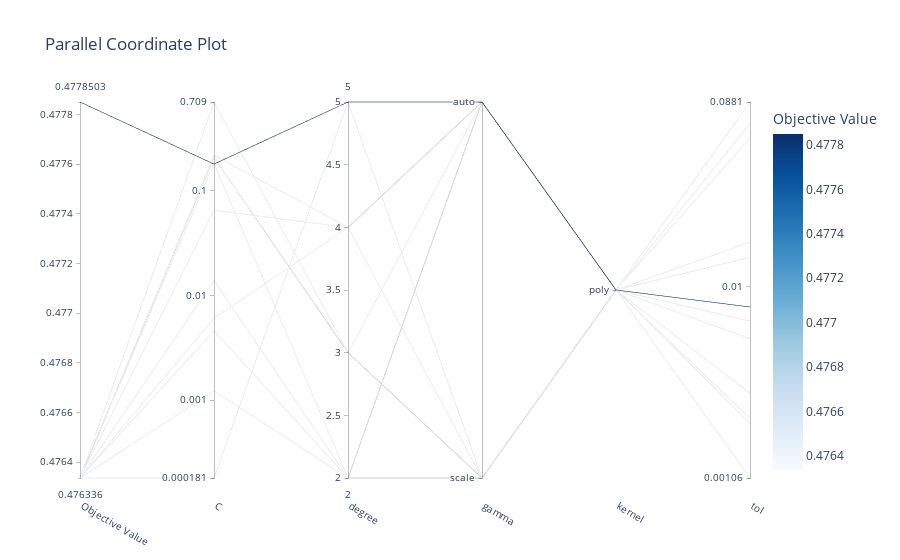

Notebook code cell kept with this figure:
### Code cell
optuna.visualization.plot_parallel_coordinate(study)

### Figure 1 — Plotly figure (JSON) as saved in the notebook; plotly's stock layout.template omitted (floating-point values rounded to 4 significant figures)
{"data": [{"dimensions": [{"label": "Objective Value", "range": [0.4763, 0.4779], "values": [0.4763, 0.4763, 0.4763, 0.4763, 0.4763, 0.4763, 0.4763, 0.4763, 0.4763, 0.4779, 0.4763, 0.4763]}, {"label": "C", "range": [-3.743, -0.1495], "ticktext": ["0.000181", "0.001", "0.01", "0.1", "0.709"], "tickvals": [-3.743, -3, -2, -1, -0.1495], "values": [-0.7361, -2.91, -1.857, -2.334, -3.743, -2.217, -0.1495, -0.6822, -0.6568, -0.7427, -1.185, -0.677]}, {"label": "degree", "range": [2, 5], "values": [2, 2, 2, 2, 5, 4, 3, 3, 4, 5, 4, 3]}, {"label": "gamma", "range": [0, 1], "ticktext": ["scale", "auto"], "tickvals": [0, 1], "values": [0, 1, 0, 1, 0, 1, 0, 0, 0, 1, 1, 1]}, {"label": "kernel", "range": [0, 0], "ticktext": ["poly"], "tickvals": [0], "values": [0, 0, 0, 0, 0, 0, 0, 0, 0, 0, 0, 0]}, {"label": "tol", "range": [-2.976, -1.055], "ticktext": ["0.00106", "0.01", "0.0881"], "tickvals": [-2.976, -2, -1.055], "values": [-2.265, -2.696, -2.543, -2.671, -1.166, -2.976, -2.175, -1.849, -1.771, -2.103, -1.055, -1.239]}], "labelangle": 30, "labelside": "bottom", "line": {"color": [0.4763, 0.4763, 0.4763, 0.4763, 0.4763, 0.4763, 0.4763, 0.4763, 0.4763, 0.4779, 0.4763, 0.4763], "colorbar": {"title": {"text": "Objective Value"}}, "colorscale": [[0, "rgb(247,251,255)"], [0.125, "rgb(222,235,247)"], [0.25, "rgb(198,219,239)"], [0.375, "rgb(158,202,225)"], [0.5, "rgb(107,174,214)"], [0.625, "rgb(66,146,198)"], [0.75, "rgb(33,113,181)"], [0.875, "rgb(8,81,156)"], [1, "rgb(8,48,107)"]], "reversescale": false, "showscale": true}, "type": "parcoords"}], "layout": {"title": {"text": "Parallel Coordinate Plot"}}}
